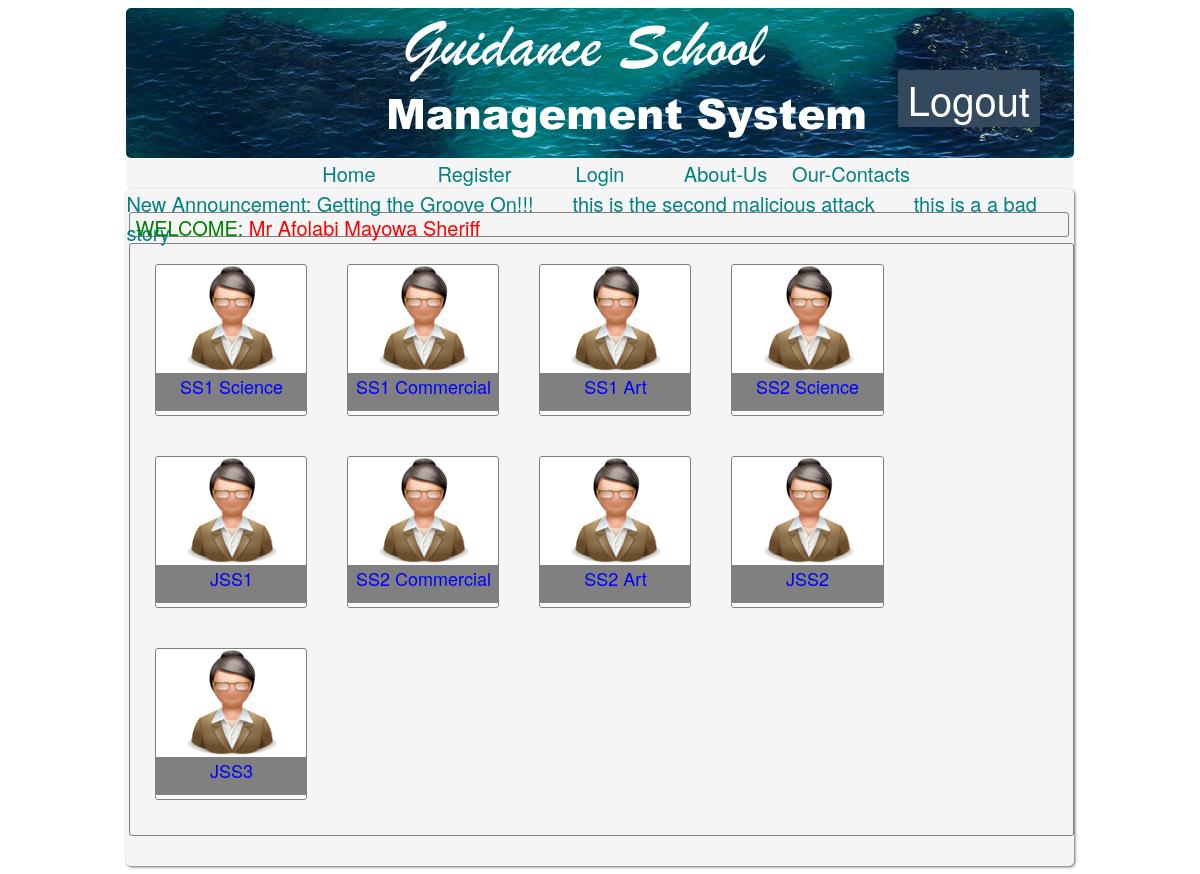
Page /manage_classes.php (signed in) on the committed database.
### tables this page shows
CREATE TABLE IF NOT EXISTS `notice` (
  `id` int(3) unsigned NOT NULL AUTO_INCREMENT,
  `notice` varchar(500) NOT NULL,
  PRIMARY KEY (`id`),
  UNIQUE KEY `id` (`id`)
);

CREATE TABLE IF NOT EXISTS `classes` (
  `id` int(10) NOT NULL AUTO_INCREMENT,
  `class_name` varchar(50) NOT NULL,
  `subjects` varchar(500) NOT NULL,
  `no_of_subjects` int(10) NOT NULL,
  `class_teacher` varchar(50) NOT NULL,
  `session` varchar(20) NOT NULL,
  PRIMARY KEY (`id`)
);

### session.php (called while the page is built, shortened)
<?php
if(!empty($_SESSION['adminuser'])){
if(!empty($_SESSION['adminuser'])){
$adminuser=$_SESSION['adminuser'];
}
}else{
header('location:index.php');
}
?>

### manage_classes.php (the view, shortened to what this page needs)
<?php
include('session.php');
?>
<!DOCTYPE html PUBLIC "-//W3C//DTD XHTML 1.0 Transitional//EN" "http://www.w3.org/TR/xhtml1/DTD/xhtml1-transitional.dtd">
<html xmlns="http://www.w3.org/1999/xhtml">
<head>
<link href="css/style.css" type="text/css" rel="stylesheet">
</head>
<body>
<div id="header">
<img src="images/guidance.png" style="margin-top:-35px;margin-left:250px;"/>
<div id="logout">
<a href="logoutadmin.php"><label class="logout">Logout</label></a>
</div>
</div>
<?php include('menu.php'); ?>
<div id="body">
<?php  include('notices.php');  ?>
<?php  include('welcome.php');  ?>
<div class="mainjob">
<?php
$query=mysql_query("SELECT * FROM classes");
while($row=mysql_fetch_assoc($query)){
$class=base64_encode($row['class_name']);
$id=base64_encode($row['id']);
echo "<a href='viewclass.php?C=".$class."&id=".$id."'>
<div class='icons'>
<img src='images/icons/1396669040_teacher_128.png' />
<span class='inner_icons'>".$row['class_name']."</span>
</div></a>";
}
?>
</div>
</div>
</body>
</html>

### menu.php
<?php
echo"
<div id='menubar'>
<center>
<ul>";
if(!empty($_SESSION['adminuser'])){
echo"<li><a href='adminhome.php'>Home</a></li>";
}elseif(!empty($_SESSION['teacheruser'])){
echo"<li><a href='teacherhome.php'>Home</a></li>";
}
echo"
		<li><a href='register.php'>Register</a></li>
		<li><a href='login.php'>Login</a></li>
		<li><a href='aboutus.php'>About-Us</a></li>
		<li><a href='ourcontact.php'>Our-Contacts</a></li>
</ul>
</center>
</div>
";
?>

### notices.php (shortened to what this page needs)
<?php
echo"<div id='notice'>";
echo"<marquee>";
$query4="SELECT notice FROM notice ORDER BY id DESC LIMIT 0,3";
$result=mysql_query($query4);
echo "New Announcement: ";
while($row=mysql_fetch_assoc($result)){
echo "{$row['notice']} &nbsp;&nbsp;&nbsp;&nbsp;&nbsp;&nbsp;";
};
echo"</marquee></div>";
?>

### welcome.php (shortened to what this page needs)
<?php
 echo'<div class="welcome">';
echo'<span class="normal">WELCOME: </span><span class="output">';
if($adminuser['sex']=='male'){
echo 'Mr '. $adminuser['surname'].' '.$adminuser['firstname'].' '.$adminuser['othername'];
}elseif($adminuser['sex']=='female'){
echo 'Mrs '. $adminuser['surname'].' '.$adminuser['firstname'].' '.$adminuser['othername'];
}else{
 echo $adminuser['surname'].' '.$adminuser['firstname'].' '.$adminuser['othername'] ;
}
echo'</span>
</div>';
?>

### css/style.css (style rules this page uses)
body { color:Teal; font-size:20px; background:url(../images/bg.jpg) repeat white; padding:0px; font-family: "Helvetica Neue", Helvetica, Arial, sans-serif; }
div { display:block; }
a { text-decoration:none; webkit-transition: 0.25s; -moz-transition: 0.25s; -o-transition: 0.25s; transition: 0.25s; }
#logout { margin-right:10px; margin-top:10px; border-radius:2px; -moz-border-radius:2px; -webkit-border-radius:2px; display: inline-block; position: absolute; top:60px; right:150px; text-align:center; background-color:#34495E; }
.welcome { width:99%; height:23px; border-radius:3px; -moz-border-radius:3px; -webkit-border-radius:3px; border:1px solid grey; margin:3px; }
.normal { margin-left:5px; color:green; font-size:20px; }
.output { color:red; font-size:20px; }
.logout { margin:10px; font-size:40px; color:white; cursor:pointer; }
.mainjob { width:99%; min-height:350px; display:inline-block; border-radius:3px; -moz-border-radius:3px; -webkit-border-radius:3px; border:1px solid grey; margin:3px; padding-bottom:15px; padding-left:5px; margin-bottom:30px; }
.icons { width:16%; height:150px; border-radius:3px; -moz-border-radius:3px; -webkit-border-radius:3px; border:1px solid grey; margin:20px; display:relative; float:left; align:conter; text-align:center; background-color:white; }
.inner_icons { color:blue; font-size:18px; display:inline-block; width:100%; min-height:25%; background-color:grey; z-index:auto; }
.icons img { z-index:1; height:72%; }
#header { width:80%; height:150px; margin-right:10%; margin-left:10%; background: url('../images/img-2.jpg') repeat whitesmoke; border-radius:5px; -moz-border-radius:5px; -webkit-border-radius:5px; }
#notice { width:100%; height:20px }
#menubar { border-radius:5px; -moz-border-radius:5px; -webkit-border-radius:5px; width:80%; background-color:WhiteSmoke; margin-right:10%; margin-left:10%; margin-top:1px; display:inline-block; }
#menubar ul, #menubar li { list-style-type:none; padding:0; margin:0; }
#menubar li { display:inline-block; width:120px; list-style-type:none; text-align:center; }
#menubar a { color:Teal; }
#body { margin-top:1px; width:80%; border-radius:5px; -moz-border-radius:5px; -webkit-border-radius:5px; background-color:WhiteSmoke; margin-right:10%; margin-left:10%; box-shadow: 1px 1px 3px rgba(50, 50, 50, 0.75); display:inline-block; }

### rows in the picture
notice: notice "Getting the Groove On!!!"
notice: notice "this is the second malicious attack"
notice: notice "this is a a bad story"
classes: class_name "SS1 Science"
classes: class_name "SS1 Commercial"
classes: class_name "SS1 Art"
classes: class_name "SS2 Science"
classes: class_name "JSS1"
classes: class_name "SS2 Commercial"
classes: class_name "SS2 Art"
classes: class_name "JSS2"
classes: class_name "JSS3"

### other values in the picture
$adminuser['surname'] "Afolabi"
$adminuser['firstname'] "Mayowa"
$adminuser['othername'] "Sheriff"
